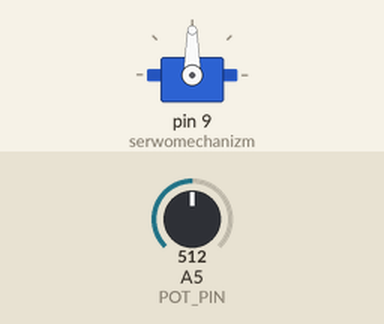
A sketch run on a simulated Arduino Uno, built with avr-gcc and run on an emulated ATmega328P. Shown: servo. The inputs (shaded band) are chosen by the test bench; at power-on: A5 (POT_PIN) = 512.

Above: at 1.2 s.
1.3 s: A5 (POT_PIN) set to 716
At 2.5 s:
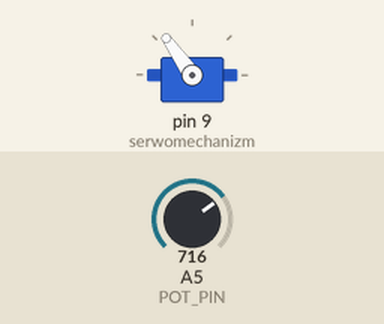
2.9 s: A5 (POT_PIN) set to 900
At 3.8 s:
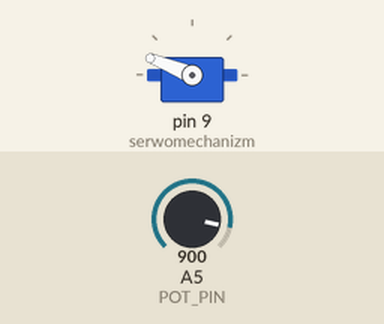
4.5 s: A5 (POT_PIN) set to 1023
At 5.1 s:
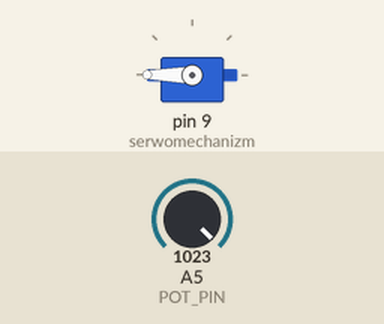
6.1 s: A5 (POT_PIN) set to 306
At 7.4 s:
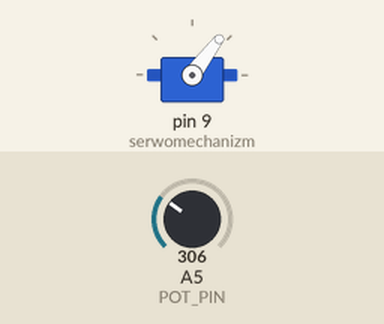
7.7 s: A5 (POT_PIN) set to 122
At 8.8 s:
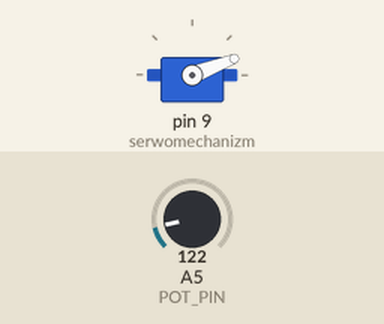
Timing chart, 0 to 10.3 s (numbered marks = the images above; inputs shaded):
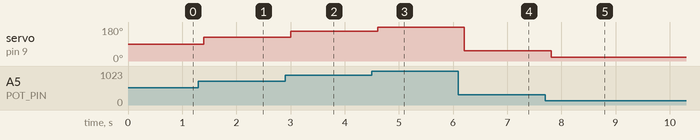

Measured:
- after the input at 1.3 s, servo on pin 9 (serwomechanizm): 90° → 125° after 0.10 s
- after the input at 2.9 s, servo on pin 9 (serwomechanizm): 125° → 158° after 0.10 s
- after the input at 4.5 s, servo on pin 9 (serwomechanizm): 158° → 180° after 0.11 s
- after the input at 6.1 s, servo on pin 9 (serwomechanizm): 180° → 53° after 0.11 s
- after the input at 7.7 s, servo on pin 9 (serwomechanizm): 53° → 21° after 0.11 s

The sketch:

arduino5.5.ino
```cpp
#include <Servo.h>

#define POT_PIN  A5

Servo serwomechanizm;
int pozycja = 0;
int zmiana = 6;


void setup() {
  serwomechanizm.attach(9);
  pinMode(POT_PIN, INPUT);
}

void loop() {

  int potValue = analogRead(POT_PIN);


  pozycja = map(potValue, 0, 1023, 0, 180);


  serwomechanizm.write(pozycja);

  delay(200);
}
```
